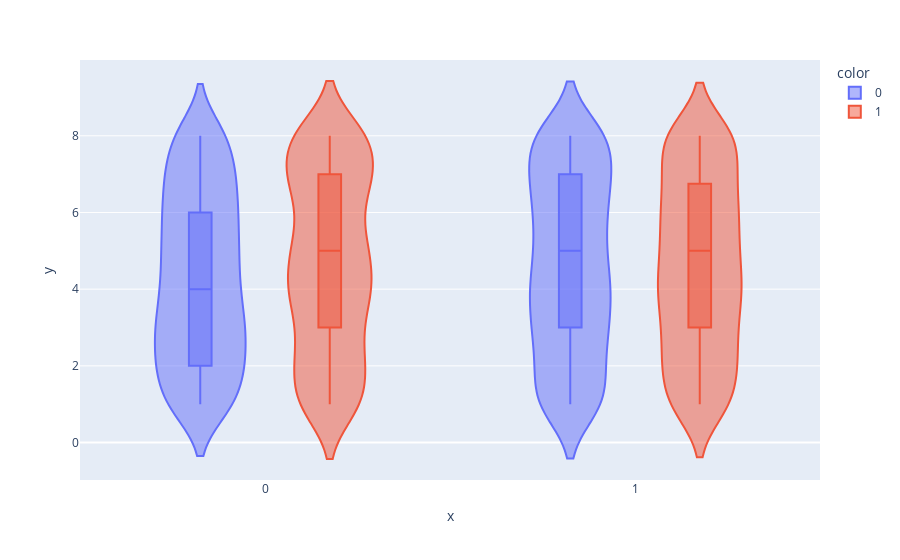

Notebook source saved alongside this figure:
### Code cell
fig = px.violin(x=df["touch_screen"], y=df["n_cores"],color=df["blue"], box=True # draw box plot inside the violin
               )
fig.show()

### Figure 1 — Plotly figure (JSON) as saved in the notebook; plotly's stock layout.template omitted (floating-point values rounded to 4 significant figures; data arrays with more than 128 entries replaced by an {"elided": "..."} marker saying what was removed)
{"data": [{"alignmentgroup": "True", "box": {"visible": true}, "hovertemplate": "color=0<br>x=%{x}<br>y=%{y}<extra></extra>", "legendgroup": "0", "marker": {"color": "#636efa"}, "name": "0", "offsetgroup": "0", "orientation": "v", "scalegroup": "True", "showlegend": true, "type": "violin", "x": {"elided": "1010 int values"}, "x0": " ", "xaxis": "x", "y": {"elided": "1010 int values"}, "y0": " ", "yaxis": "y"}, {"alignmentgroup": "True", "box": {"visible": true}, "hovertemplate": "color=1<br>x=%{x}<br>y=%{y}<extra></extra>", "legendgroup": "1", "marker": {"color": "#EF553B"}, "name": "1", "offsetgroup": "1", "orientation": "v", "scalegroup": "True", "showlegend": true, "type": "violin", "x": {"elided": "990 int values"}, "x0": " ", "xaxis": "x", "y": {"elided": "990 int values"}, "y0": " ", "yaxis": "y"}], "layout": {"legend": {"title": {"text": "color"}, "tracegroupgap": 0}, "margin": {"t": 60}, "violinmode": "group", "xaxis": {"anchor": "y", "domain": [0, 1], "title": {"text": "x"}}, "yaxis": {"anchor": "x", "domain": [0, 1], "title": {"text": "y"}}}}
